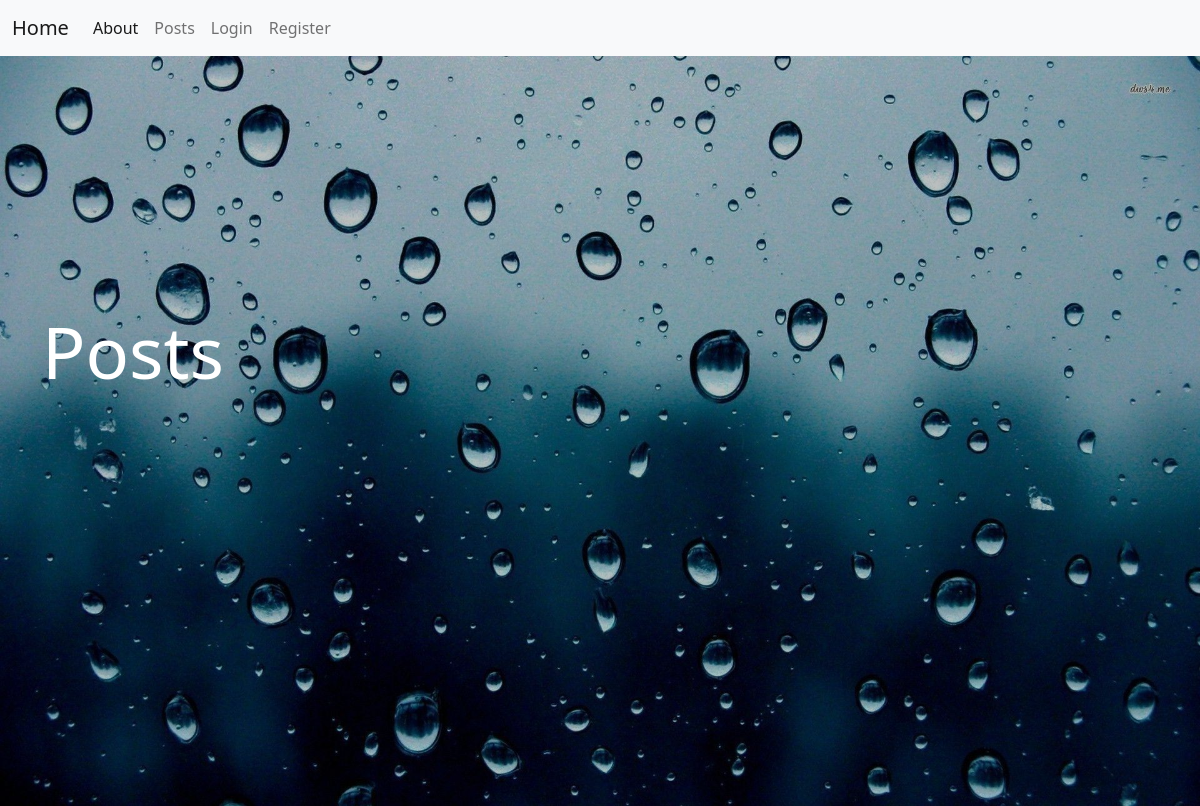
/posts/, run on an earlier commit of the app's database.
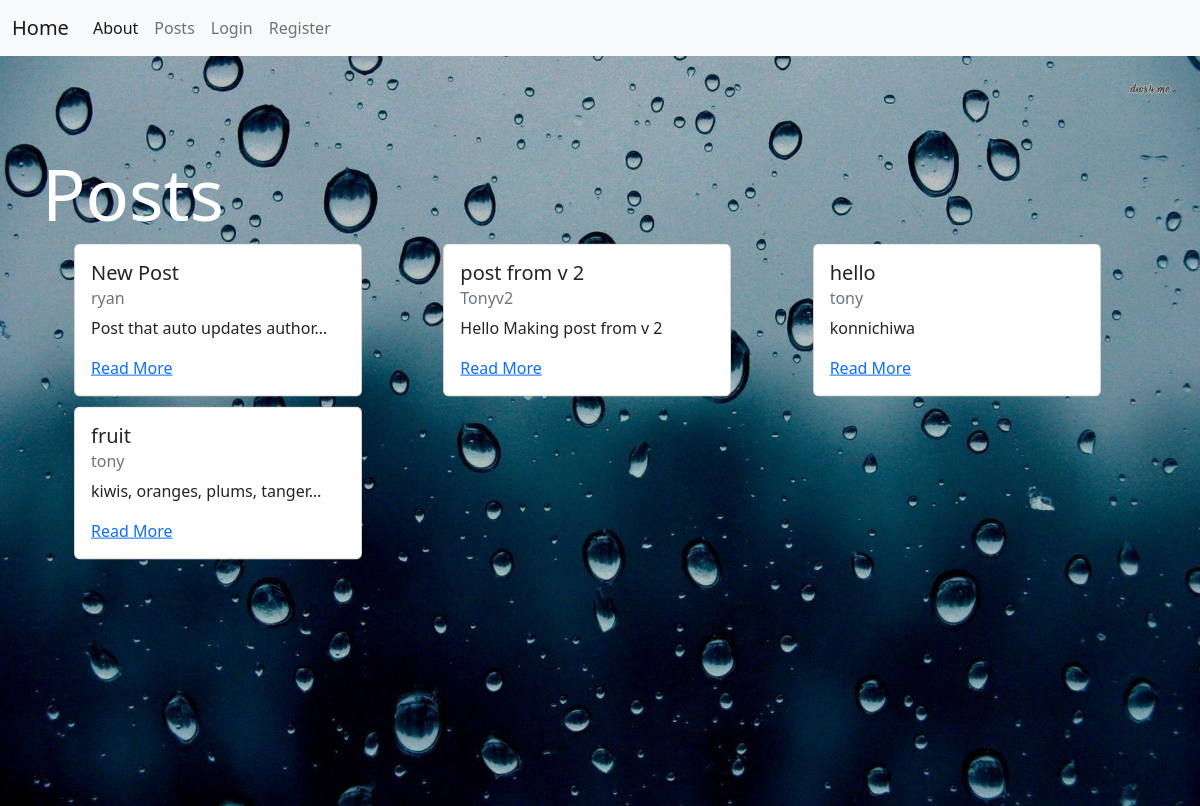
And on a later commit of the database.
### posts/models.py (models this page shows, shortened)
class Post(models.Model):
    title = models.CharField(max_length=128)
    subtitle = models.CharField(max_length=128)
    author = models.ForeignKey(
        get_user_model(),
        on_delete=models.CASCADE
    )
    body = models.TextField()
    created_on = models.DateTimeField(auto_now_add=True)
    active = models.BooleanField(default=False)

### posts/views.py (the view)
# urls.py: path('', PostListView.as_view(), name='post_list'),
class PostListView(ListView):
    template_name = "posts/list.html"
    model = Post
    def get_context_data(self, **kwargs):
        context = super().get_context_data(**kwargs)
        context["post_list"] = Post.objects.filter(
            active=True
        ).order_by("created_on").reverse()
        context["current_datetime"] = datetime.now().strftime("%F %H:%M:%S")
        return context

### templates/posts/list.html (shortened to what this page needs)
{% extends 'base.html' %}
{% load static %}
{% block content %}
<h1 class="lists">Posts</h1>
<ul>
    <div class="row">
        {% for post in post_list %}
        <br>
        <div class="col">
        <div class="card" style="width: 18rem;">
            <div class="card-body">
                <h5 class="card-title">{{ post.title }}</h5>
                <h6 class="card-subtitle mb-2 text-muted">{{ post.author }}</h6>
                <p class="card-text">{{ post.body|truncatechars:30 }}</p>
                <a href="{% url 'post_detail' post.id %}" class="card-link">Read More</a>
            </div>
        </div>
        </div>
        <br>
        {% endfor %}
    </div>
</ul>
{% endblock content %}

### templates/base.html (shortened to what this page needs)
{% load static %}
<!DOCTYPE html>
<html lang="en">
<head>
    <link href="https://cdn.jsdelivr.net/npm/bootstrap@5.2.0-beta1/dist/css/bootstrap.min.css" rel="stylesheet">
    <link rel="stylesheet" href="{% static 'css/base.css' %}">
</head>
<body>
  <nav class="navbar navbar-expand-lg bg-light">
    <div class="container-fluid">
      <a class="navbar-brand" href="{% url 'home' %}">Home</a>
      <div class="collapse navbar-collapse" id="navbarNav">
        <ul class="navbar-nav">
          <li class="nav-item">
            <a class="nav-link active" aria-current="page" href="{% url 'about' %}">About</a>
          </li>
          <li class="nav-item">
            <a class="nav-link" href="{% url 'post_list' %}">Posts</a>
          </li>
          {% if user.is_authenticated %}
          <li class="nav-item">
            <a class="nav-link" href="{% url 'post_new' %}">Create Post</a>
          </li>
          <li class="nav-item">
            <a class="nav-link" href="{% url 'draft_post_list' %}">Drafts</a>
          </li>
          <li class="nav-item">
            <a class="nav-link" href="{% url 'logout' %}">Logout</a>
          </li>
          <li class="nav-item">
            <a class="nav-link" href="{% url 'password_change' %}">Change Password</a>
          </li>
          {% else %}
          <li class="nav-item">
            <a class="nav-link" href="{% url 'login' %}">Login</a>
          </li>
          <li class="nav-item">
            <a class="nav-link" href="{% url 'signup' %}">Register</a>
          </li>
          {% endif %}
        </ul>
      </div>
    </div>
  </nav>
  <img src="{% static 'media/raidnrops2.jpg' %}" class="img-fluid" alt="Image of Cool Raindrops" />
  <div class="container block-content">
    {% block content %}
    {% endblock content %}
  </div>
</body>
</html>

### static/css/base.css (style rules this page uses)
body { position: relative; }
img { filter: brightness(75%); }
.block-content { position: absolute; top: 45%; left: 50%; transform: translate(-50%, -50%); }
h1, .white-text, label, li, .helptext { color: white; }
h1.lists { font-size: 4.5rem; }
div.row { row-gap: 10px; }

What changed in the data, as far as the page shows it:
added Post: title "New Post", author "ryan", body "Post that auto updates author…"
now on this page (row edited): Post: title "post from v 2", author "Tonyv2", body "Hello Making post from v 2"
now on this page (row edited): Post: title "hello", author "tony", body "konnichiwa"
now on this page (row edited): Post: title "fruit", author "tony", body "kiwis, oranges, plums, tanger…"
